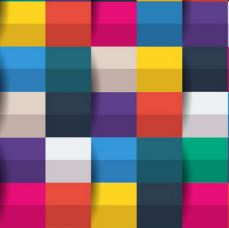
#> input picture 问天/视觉/OpenCV-Python/Code/4_Picture_Process/2_geometry_transform/img.jpg, 229 x 228 px, given in place of the camera
$ python gradient.py
#> lines starting #> are read from the running program, lines starting #| are printed output that depends on the picture
import cv2
import numpy as np

cap = cv2.VideoCapture(1)
cap.set(10,2)

while cap.isOpened() == True:
    ret,frame = cap.read()
#> frame is the input picture: shape (228, 229, 3); mean B, G, R 114.3, 106.5, 134.8
    if ret == True:
        frame = cv2.cvtColor(frame,cv2.COLOR_BGR2GRAY)
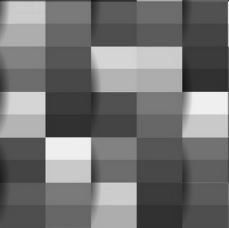
#> frame: shape (228, 229); min 14, max 251, mean 115.9
        # sobel 算子
        # 1,0 x方向
        sobel = cv2.Sobel(frame,-1,1,0,ksize = 5)
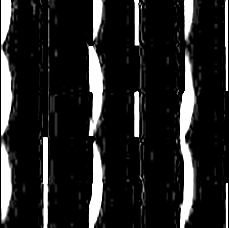
#> sobel: shape (228, 229); min 0, max 255, mean 36.5
        # 0,1 y方向
        sobel = cv2.Sobel(sobel,-1,0,1,ksize = 5)
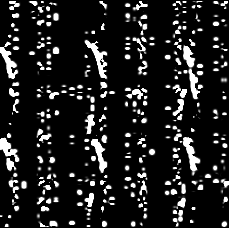
#> sobel: shape (228, 229); min 0, max 255, mean 33.4
        # laplacian 算子
        laplacian = cv2.Laplacian(frame,-1)
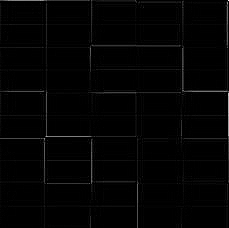
#> laplacian: shape (228, 229); min 0, max 255, mean 3.1
        cv2.imshow('sobel',sobel)
        cv2.imshow('laplacian',laplacian)
        key = cv2.waitKey(1)
#> (key Esc is pressed here)
        if key == 27:
            break
    else:
        break

cv2.destroyAllWindows()
cap.release()
